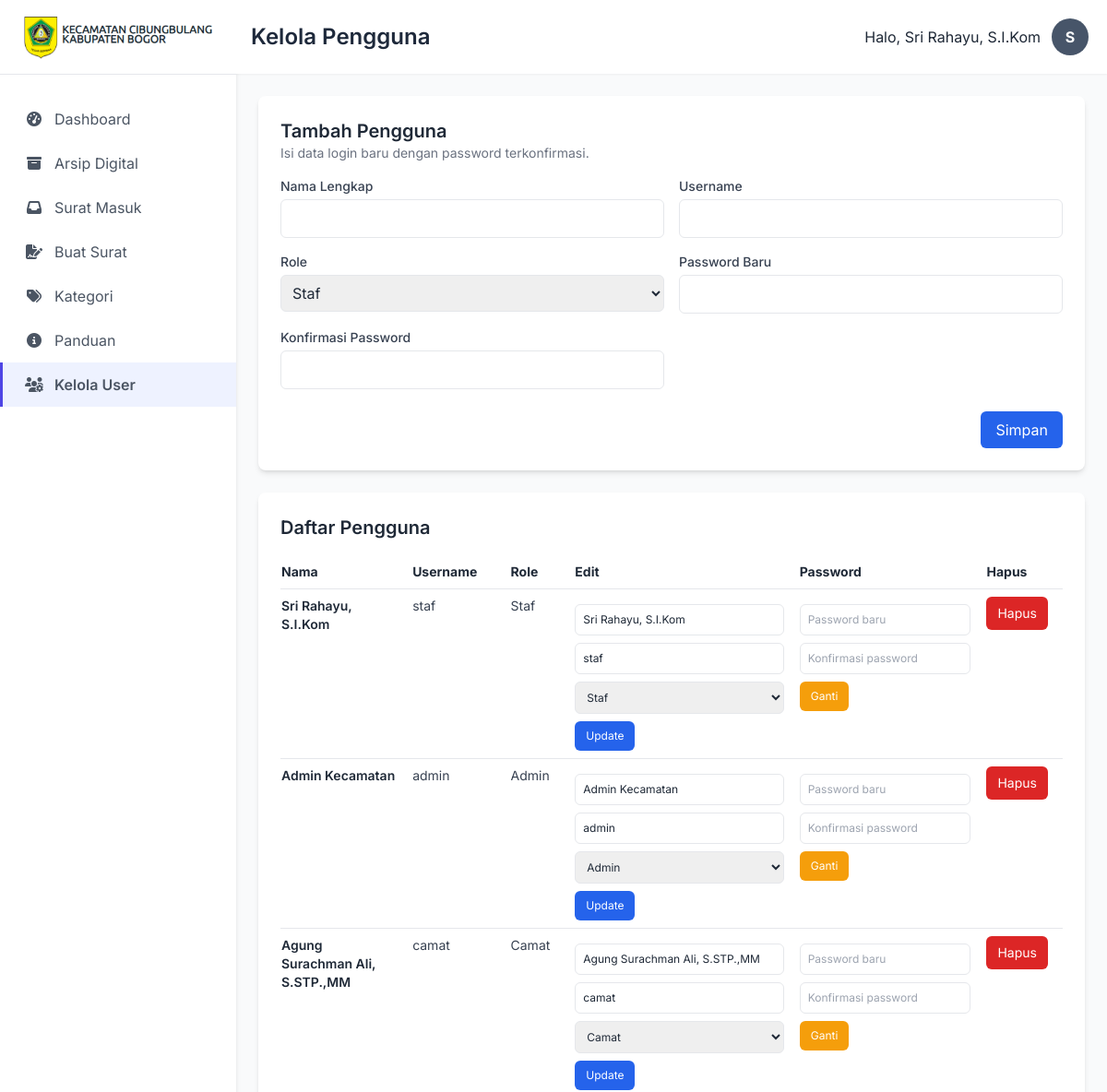
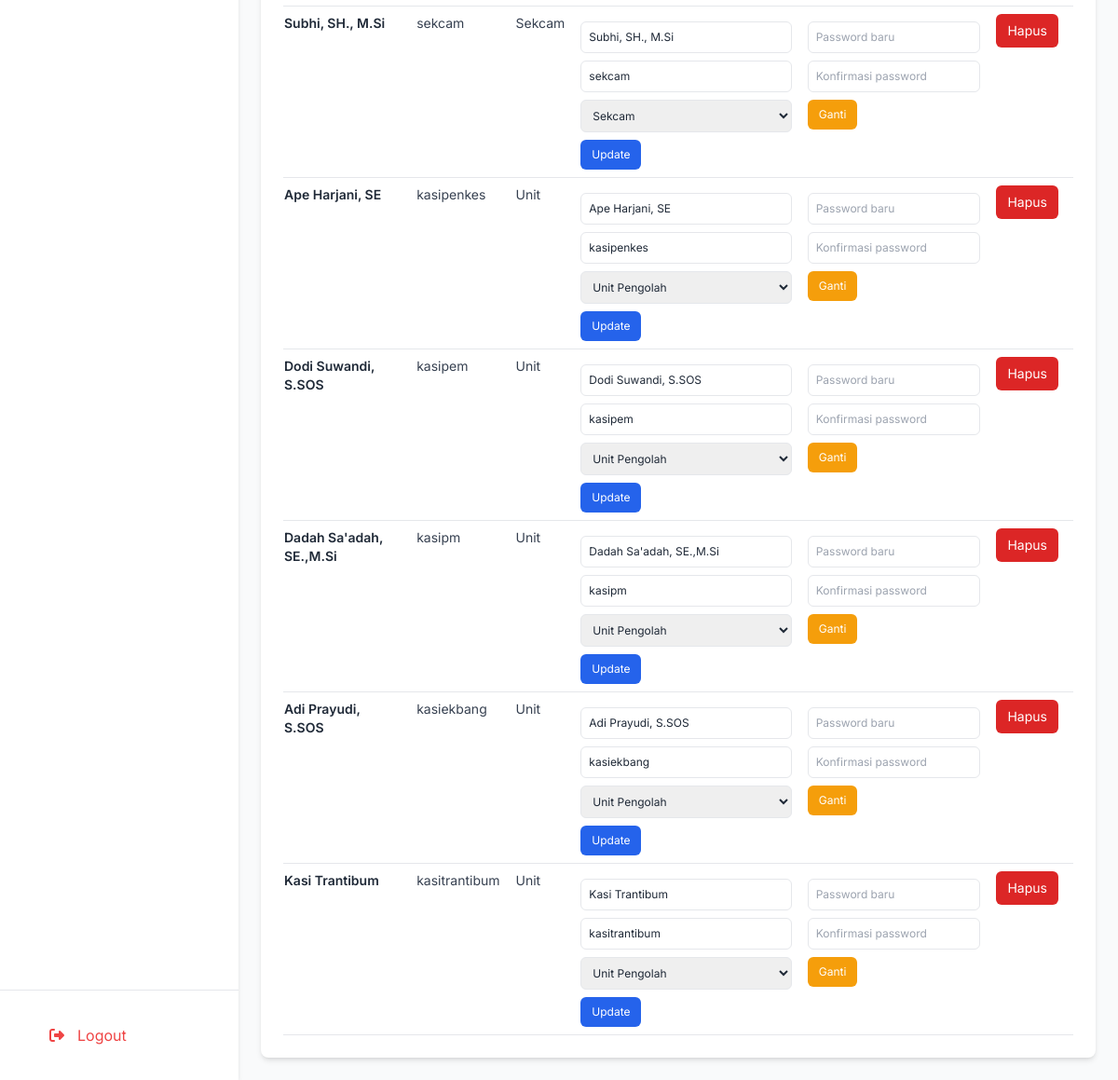
The page /public/user/kelola (signed in) on the database its author committed (2 pictures, top to bottom).
### tables this page shows
CREATE TABLE `users` (
  `id` int NOT NULL,
  `nama_lengkap` varchar(150) NOT NULL,
  `username` varchar(50) NOT NULL,
  `password` varchar(255) NOT NULL COMMENT 'Disimpan dalam bentuk hash',
  `role` enum('admin','staf','camat','sekcam','unit') NOT NULL DEFAULT 'staf'
);

### app/core/Controller.php (called while the page is built, shortened)
<?php
class Controller {
    public function view($view, $data = [])
    {
        extract($data);
        require_once APPROOT . '/templates/' . $view . '.php';
    }
    public function model($model)
    {
        return new $model;
    }
}

### app/controllers/User.php (called while the page is built, shortened)
<?php
class User extends Controller {
    public function kelola()
    {
        $data['judul'] = 'Kelola Pengguna';
        $data['users'] = $this->model('User_model')->getAll();
        $this->view('user/manage', $data);
    }
}

### app/core/App.php (called while the page is built, shortened)
<?php
class App {
    protected $method = 'index';
    protected $params = [];
    public function __construct()
    {
        $url = $this->parseURL();
        if (isset($url[0])) {
            if (file_exists(APPROOT . '/app/controllers/' . ucfirst($url[0]) . '.php')) {
                unset($url[0]);
            }
        }
        $this->controller = new $this->controller;
        if (isset($url[1])) {
            if (method_exists($this->controller, $url[1])) {
                $this->method = $url[1];
            }
        }
        call_user_func_array([$this->controller, $this->method], $this->params);
    }
    public function parseURL()
    {
        if (isset($_GET['url'])) {
            $url = rtrim($_GET['url'], '/');
            $url = filter_var($url, FILTER_SANITIZE_URL);
            $url = explode('/', $url);
            return $url;
        }
        return [];
    }
}

### public/index.php (called while the page is built, shortened)
<?php
$app = new App;

### app/core/Database.php (called while the page is built, shortened)
<?php
class Database {
    private $host = DB_HOST;
    private $user = DB_USER;
    private $pass = DB_PASS;
    private $db_name = DB_NAME;
    private $dbh;
    private $stmt;
    public function __construct()
    {
        $dsn = 'mysql:host=' . $this->host . ';dbname=' . $this->db_name;
        $option = [
            PDO::ATTR_PERSISTENT => true,
            PDO::ATTR_ERRMODE => PDO::ERRMODE_EXCEPTION
        ];
        try {
            $this->dbh = new PDO($dsn, $this->user, $this->pass, $option);
        } catch(PDOException $e) {
            die($e->getMessage());
        }
    }
    public function query($query)
    {
        $this->stmt = $this->dbh->prepare($query);
    }
    public function execute()
    {
        return $this->stmt->execute();
    }
    public function resultSet()
    {
        $this->execute();
        return $this->stmt->fetchAll(PDO::FETCH_ASSOC);
    }
}

### app/models/User_model.php (called while the page is built, shortened)
<?php
class User_model {
    private $table = 'users';
    private $db;
    public function __construct()
    {
        $this->db = new Database;
    }
    public function getAll()
    {
        $this->db->query('SELECT * FROM ' . $this->table . ' ORDER BY id ASC');
        return $this->db->resultSet();
    }
}

### templates/user/manage.php (the view, shortened to what this page needs)
<div class="bg-white p-6 rounded-lg shadow-md mb-6">
    <div class="flex items-center justify-between mb-4">
        <div>
            <h3 class="text-xl font-semibold">Tambah Pengguna</h3>
            <p class="text-sm text-gray-500">Isi data login baru dengan password terkonfirmasi.</p>
        </div>
    </div>
    <form action="<?= BASE_URL; ?>/user/store" method="post" class="grid grid-cols-1 md:grid-cols-2 gap-4">
        <div>
            <label class="block text-sm font-medium text-gray-700">Nama Lengkap</label>
            <input type="text" name="nama_lengkap" required class="mt-1 w-full border rounded-md p-2">
        </div>
        <div>
            <label class="block text-sm font-medium text-gray-700">Username</label>
            <input type="text" name="username" required class="mt-1 w-full border rounded-md p-2">
        </div>
        <div>
            <label class="block text-sm font-medium text-gray-700">Role</label>
            <select name="role" class="mt-1 w-full border rounded-md p-2">
                <option value="staf">Staf</option>
            </select>
        </div>
        <div>
            <label class="block text-sm font-medium text-gray-700">Password Baru</label>
            <input type="password" name="password_baru" required class="mt-1 w-full border rounded-md p-2">
        </div>
        <div>
            <label class="block text-sm font-medium text-gray-700">Konfirmasi Password</label>
            <input type="password" name="konfirmasi_password" required class="mt-1 w-full border rounded-md p-2">
        </div>
        <div class="md:col-span-2 flex justify-end mt-2">
            <button type="submit" class="px-4 py-2 bg-blue-600 text-white rounded-md">Simpan</button>
        </div>
    </form>
</div>
<div class="bg-white p-6 rounded-lg shadow-md">
    <h3 class="text-xl font-semibold mb-4">Daftar Pengguna</h3>
    <div class="overflow-x-auto">
        <table class="min-w-full text-sm">
            <thead>
                <tr class="border-b">
                    <th class="text-left py-2 pr-4">Nama</th>
                    <th class="text-left py-2 pr-4">Username</th>
                    <th class="text-left py-2 pr-4">Role</th>
                    <th class="text-left py-2 pr-4">Edit</th>
                    <th class="text-left py-2 pr-4">Password</th>
                    <th class="text-left py-2 pr-4">Hapus</th>
                </tr>
            </thead>
            <tbody>
                <?php foreach (($users ?? []) as $u): ?>
                    <tr class="border-b align-top">
                        <td class="py-2 pr-4 font-semibold text-gray-800"><?= htmlspecialchars($u['nama_lengkap']); ?></td>
                        <td class="py-2 pr-4 text-gray-700"><?= htmlspecialchars($u['username']); ?></td>
                        <td class="py-2 pr-4 text-gray-700 capitalize"><?= htmlspecialchars($u['role']); ?></td>
                        <td class="py-2 pr-4">
                            <form id="edit-<?= (int)$u['id']; ?>" action="<?= BASE_URL; ?>/user/update" method="post" class="space-y-2 text-xs">
                                <input type="text" name="nama_lengkap" value="<?= htmlspecialchars($u['nama_lengkap']); ?>" class="w-full border rounded-md p-2" required>
                                <input type="text" name="username" value="<?= htmlspecialchars($u['username']); ?>" class="w-full border rounded-md p-2" required>
                                <select name="role" class="w-full border rounded-md p-2">
                                    <option value="staf" <?= $u['role'] === 'staf' ? 'selected' : ''; ?>>Staf</option>
                                    <option value="admin" <?= $u['role'] === 'admin' ? 'selected' : ''; ?>>Admin</option>
                                    <option value="camat" <?= $u['role'] === 'camat' ? 'selected' : ''; ?>>Camat</option>
                                    <option value="sekcam" <?= $u['role'] === 'sekcam' ? 'selected' : ''; ?>>Sekcam</option>
                                    <option value="unit" <?= $u['role'] === 'unit' ? 'selected' : ''; ?>>Unit Pengolah</option>
                                </select>
                                <button type="button" class="px-3 py-2 bg-blue-600 text-white rounded-md" onclick="showConfirmation('Simpan Perubahan', 'Perbarui data pengguna ini?', 'javascript:document.getElementById(\'edit-<?= (int)$u['id']; ?>\').submit();', 'Ya, Simpan', 'info');">Update</button>
                            </form>
                        </td>
                        <td class="py-2 pr-4">
                            <form id="pwd-<?= (int)$u['id']; ?>" action="<?= BASE_URL; ?>/user/updatePasswordUser" method="post" class="space-y-2 text-xs">
                                <input type="password" name="password_baru" placeholder="Password baru" class="w-full border rounded-md p-2" required>
                                <input type="password" name="konfirmasi_password" placeholder="Konfirmasi password" class="w-full border rounded-md p-2" required>
                                <button type="button" class="px-3 py-2 bg-amber-500 text-white rounded-md" onclick="showConfirmation('Ubah Password', 'Ganti password pengguna ini?', 'javascript:document.getElementById(\'pwd-<?= (int)$u['id']; ?>\').submit();', 'Ya, Ganti', 'info');">Ganti</button>
                            </form>
                        </td>
                        <td class="py-2 pr-4">
                            <button type="button" class="px-3 py-2 bg-red-600 text-white rounded-md"
                                    onclick="showConfirmation('Hapus Pengguna', 'Yakin ingin menghapus <?= htmlspecialchars(addslashes($u['nama_lengkap'])); ?>?', '<?= BASE_URL; ?>/user/destroy/<?= (int)$u['id']; ?>')">
                                Hapus
                            </button>
                        </td>
                    </tr>
                <?php endforeach; ?>
            </tbody>
        </table>
    </div>
</div>

### public/assets/css/style.css (style rules this page uses)
body { font-family: 'Inter', sans-serif; background-color: #f9fafb; }

### rows shown on the page
users: nama_lengkap "Sri Rahayu, S.I.Kom", username "staf", role "Staf"
users: nama_lengkap "Admin Kecamatan", username "admin", role "Admin"
users: nama_lengkap "Agung Surachman Ali, S.STP.,MM", username "camat", role "Camat"
users: nama_lengkap "Subhi, SH., M.Si", username "sekcam", role "Sekcam"
users: nama_lengkap "Ape Harjani, SE", username "kasipenkes", role "Unit", role "Unit Pengolah"
users: nama_lengkap "Dodi Suwandi, S.SOS", username "kasipem", role "Unit", role "Unit Pengolah"
users: nama_lengkap "Dadah Sa'adah, SE.,M.Si", username "kasipm", role "Unit", role "Unit Pengolah"
users: nama_lengkap "Adi Prayudi, S.SOS", username "kasiekbang", role "Unit", role "Unit Pengolah"
users: nama_lengkap "Kasi Trantibum", username "kasitrantibum", role "Unit", role "Unit Pengolah"

### other values the page prints
$judul "Kelola Pengguna"
$_SESSION['nama_lengkap'] "Sri Rahayu, S.I.Kom"
substr($_SESSION['nama_lengkap'] ?? 'S', 0, 1) "S"
